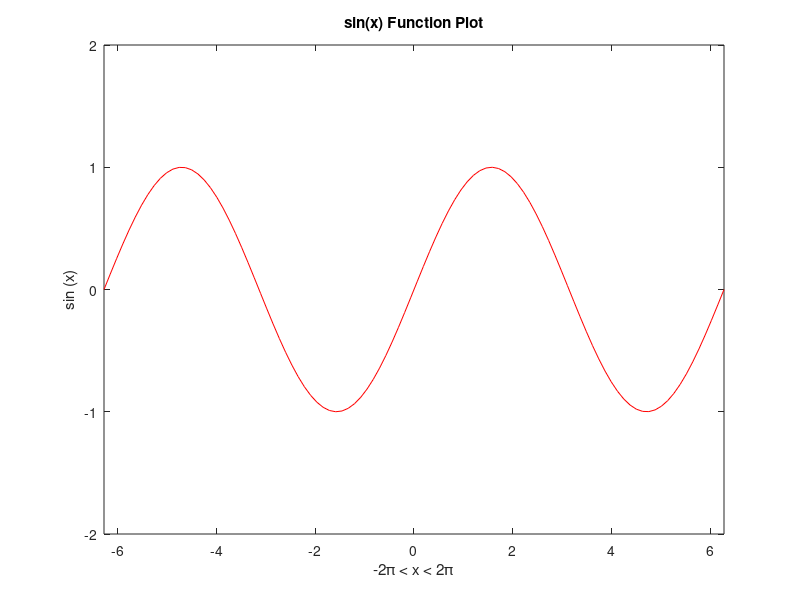

Recreate this plot in MATLAB.
%%%%%%%%%%%%%%%%%%%%%%%%%%%%%%%%%%%%%%%%%%%%%%%%%%%%%%
%%  Sine plot through the domain -2pi < x < 2pi     %%
%%%%%%%%%%%%%%%%%%%%%%%%%%%%%%%%%%%%%%%%%%%%%%%%%%%%%%

% Setting x axis vector
x = linspace(-2*pi,2*pi,100);

% plotting sin function
plot(x, sin(x),"r");

% Setting the scale of x and y axis
axis([-2*pi 2*pi  -2 2]);

% Setting the plot title and axis labels 
title('sin(x) Function Plot');
xlabel('-2\pi < x < 2\pi'); 
ylabel('sin (x)'); 
